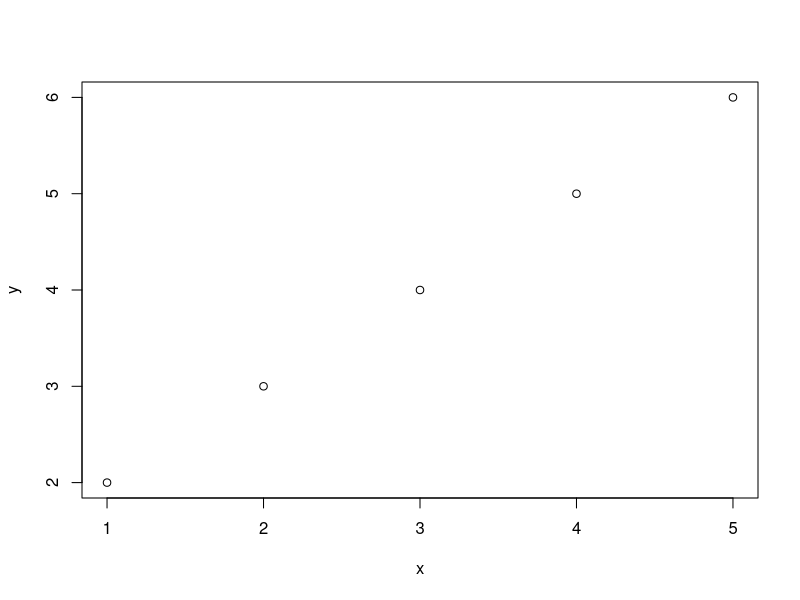
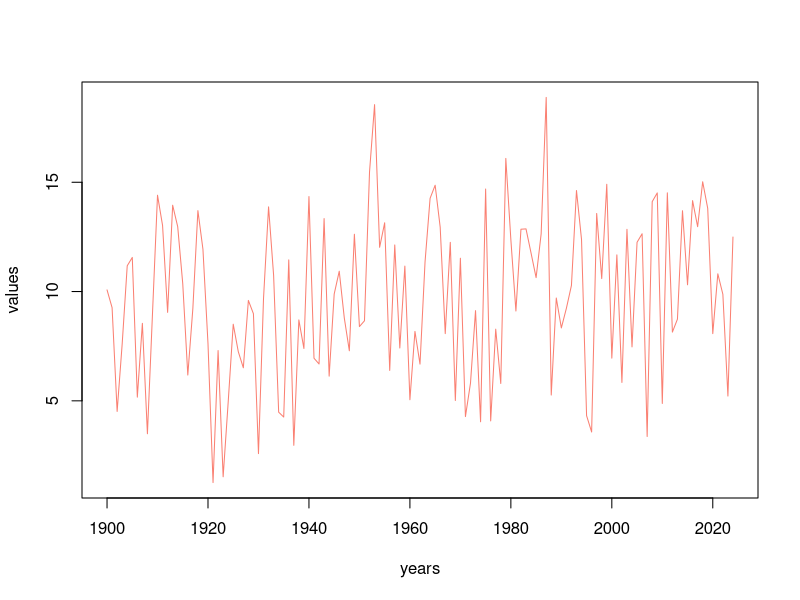
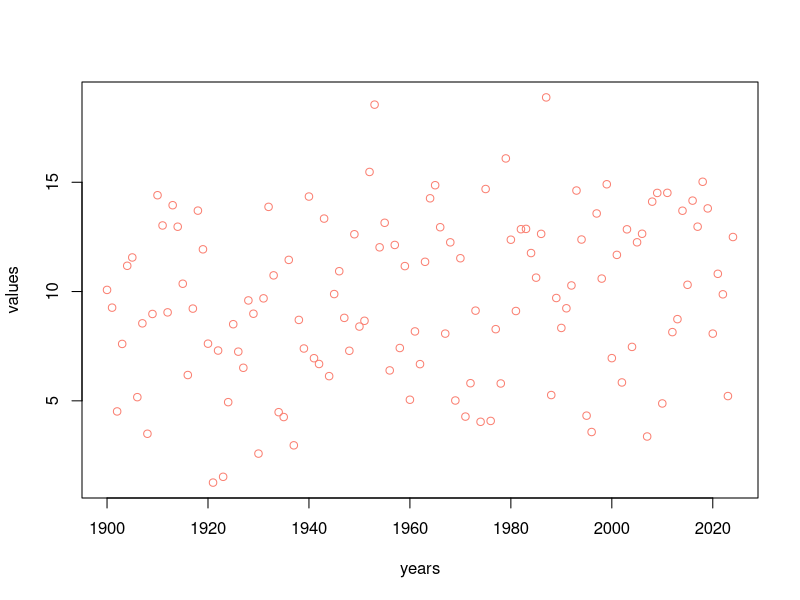
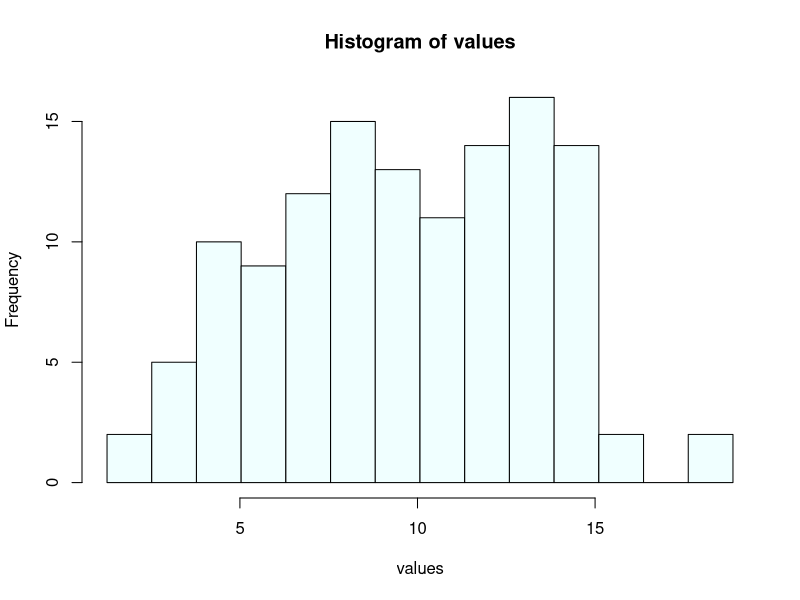
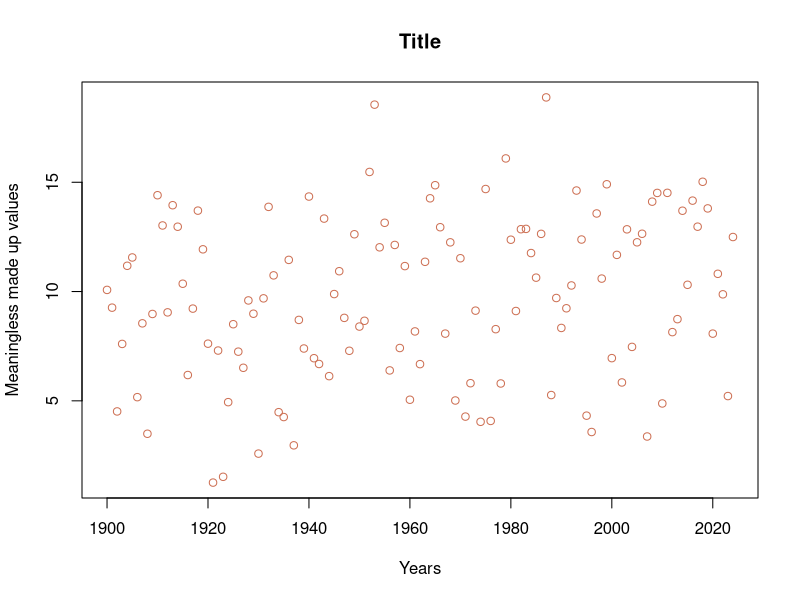

These charts were generated, in order, by the following R code:
## ---- chunk 1
knitr::opts_chunk$set(echo = TRUE)
## ---- chunk 2
2 + 2
## ---- chunk 3
c(1:4, -10:-14) # combines 1 to 4 and -10 to -14

## ---- chunk 4
3:10
## ---- chunk 5
rep(c(1:4, -10:-14), times = 3)

rep(pi, times =)
## ---- chunk 6
v1 <- rep(c("abe", "bello"), each = 5)
v2 <- rep(c("abe", "bello"), times = 5)
v1
v2
## ---- chunk 7
v3 <- rep(1:52, length.out = 100)
v3
v4 <- rep(1:50, length.out = 100)
v4
## ---- chunk 8
seq(from = 0, to = 100, by = 1)
seq(from = 0, to = 1, by = 0.01)
seq(from = 0, to = 1, length.out = 11)
## ---- chunk 9
x <- c(1, 2, 3, 4, 5)
2*x
x+2
x^2
## ---- chunk 10
sum(x)
mean(x)
max(x)
min(x)
## ---- chunk 11
y <- c(2, 3, 4, 5, 6)
plot(x, y)

years <- 1900:2024
set.seed(10)
values <- rnorm(n = length(years), mean = 10, sd = 4)
plot(x = years, y = values, col = "salmon", type = "l")
plot(x = years, y = values, col = "salmon")
## ---- chunk 12
hist(values, col="azure", breaks = seq(from = min(values), 
                                       to = max(values), 
                                       length.out = 15))
## ---- chunk 13
plot(x = years,
     y = values,
     col = "salmon3",
     xlab = "Years",
     ylab = "Meaningless made up values",
     main = "Title")
## ---- chunk 14
values[1:5]
values[10]
values[seq(from = 1, to = length(values), by = 2)]

## ---- chunk 15
which.max(values) # location of max val
which.min(values) # location of min val 
## ---- chunk 16
values[values > 15 | values < 5]
values > 10
values[!(values > 5)] # will give you all values !(>5)
## ---- chunk 17
head(rivers, n = 10)
head(sort(rivers), n = 10)
head(sort(rivers, decreasing = TRUE), n=10)
head(sort(rivers, decreasing = FALSE, n=10))
## ---- chunk 18
exam_scores <- c(92, 70, 30, 42, 99, 88, 72, NA, 13)
exam_scores > 75
# mean(exam_scores) -> returns NA since can't take mean of vector which has NA
length(exam_scores)
mean(exam_scores, na.rm = TRUE)
## ---- chunk 19
head(airquality)
head(trees)
head(mtcars)

tail (airquality, n = 20)
## ---- chunk 20
dim(airquality) # num rows num cols
str(airquality)
summary(airquality)
## ---- chunk 21
airquality_mod <- airquality
airquality_mod$Month <- factor(airquality_mod$Month, ordered = TRUE)
str(airquality_mod)
summary(airquality_mod)
airquality_mod[airquality_mod$Ozone > 20 & is.na(airquality_mod$Ozone), ]

airquality_mod[1:5, c("Wind", "Day")]
## ---- chunk 22
my_squaring_func <- function(x) {
  x^2
}
